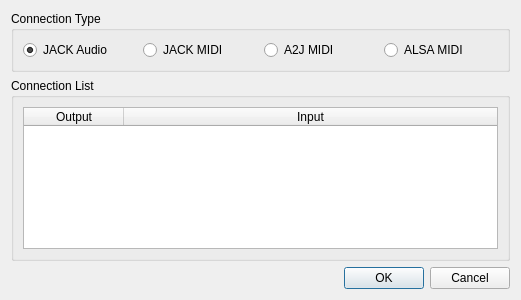
<?xml version="1.0" encoding="UTF-8"?>
<ui version="4.0">
 <class>CatarinaDisconnectPortsW</class>
 <widget class="QDialog" name="CatarinaDisconnectPortsW">
  <property name="geometry">
   <rect>
    <x>0</x>
    <y>0</y>
    <width>521</width>
    <height>300</height>
   </rect>
  </property>
  <property name="windowTitle">
   <string>Disconnect Ports</string>
  </property>
  <layout class="QVBoxLayout" name="verticalLayout_2">
   <item>
    <widget class="QGroupBox" name="groupBox">
     <property name="title">
      <string>Connection Type</string>
     </property>
     <layout class="QHBoxLayout" name="horizontalLayout_2">
      <item>
       <widget class="QRadioButton" name="rb_audio_jack">
        <property name="text">
         <string>JACK Audio</string>
        </property>
        <property name="checked">
         <bool>true</bool>
        </property>
       </widget>
      </item>
      <item>
       <widget class="QRadioButton" name="rb_midi_jack">
        <property name="text">
         <string>JACK MIDI</string>
        </property>
       </widget>
      </item>
      <item>
       <widget class="QRadioButton" name="rb_midi_a2j">
        <property name="text">
         <string>A2J MIDI</string>
        </property>
       </widget>
      </item>
      <item>
       <widget class="QRadioButton" name="rb_midi_alsa">
        <property name="text">
         <string>ALSA MIDI</string>
        </property>
       </widget>
      </item>
     </layout>
    </widget>
   </item>
   <item>
    <widget class="QGroupBox" name="groupBox_3">
     <property name="title">
      <string>Connection List</string>
     </property>
     <layout class="QVBoxLayout" name="verticalLayout">
      <item>
       <widget class="QTableWidget" name="tw_connections">
        <property name="editTriggers">
         <set>QAbstractItemView::NoEditTriggers</set>
        </property>
        <property name="showDropIndicator" stdset="0">
         <bool>false</bool>
        </property>
        <property name="dragDropOverwriteMode">
         <bool>false</bool>
        </property>
        <property name="dragDropMode">
         <enum>QAbstractItemView::NoDragDrop</enum>
        </property>
        <property name="selectionMode">
         <enum>QAbstractItemView::SingleSelection</enum>
        </property>
        <property name="selectionBehavior">
         <enum>QAbstractItemView::SelectRows</enum>
        </property>
        <attribute name="horizontalHeaderStretchLastSection">
         <bool>true</bool>
        </attribute>
        <attribute name="verticalHeaderVisible">
         <bool>false</bool>
        </attribute>
        <attribute name="verticalHeaderDefaultSectionSize">
         <number>22</number>
        </attribute>
        <column>
         <property name="text">
          <string>Output</string>
         </property>
        </column>
        <column>
         <property name="text">
          <string>Input</string>
         </property>
        </column>
       </widget>
      </item>
     </layout>
    </widget>
   </item>
   <item>
    <widget class="QDialogButtonBox" name="buttonBox">
     <property name="orientation">
      <enum>Qt::Horizontal</enum>
     </property>
     <property name="standardButtons">
      <set>QDialogButtonBox::Cancel|QDialogButtonBox::Ok</set>
     </property>
    </widget>
   </item>
  </layout>
 </widget>
 <resources/>
 <connections>
  <connection>
   <sender>buttonBox</sender>
   <signal>accepted()</signal>
   <receiver>CatarinaDisconnectPortsW</receiver>
   <slot>accept()</slot>
   <hints>
    <hint type="sourcelabel">
     <x>248</x>
     <y>254</y>
    </hint>
    <hint type="destinationlabel">
     <x>157</x>
     <y>274</y>
    </hint>
   </hints>
  </connection>
  <connection>
   <sender>buttonBox</sender>
   <signal>rejected()</signal>
   <receiver>CatarinaDisconnectPortsW</receiver>
   <slot>reject()</slot>
   <hints>
    <hint type="sourcelabel">
     <x>316</x>
     <y>260</y>
    </hint>
    <hint type="destinationlabel">
     <x>286</x>
     <y>274</y>
    </hint>
   </hints>
  </connection>
 </connections>
</ui>
